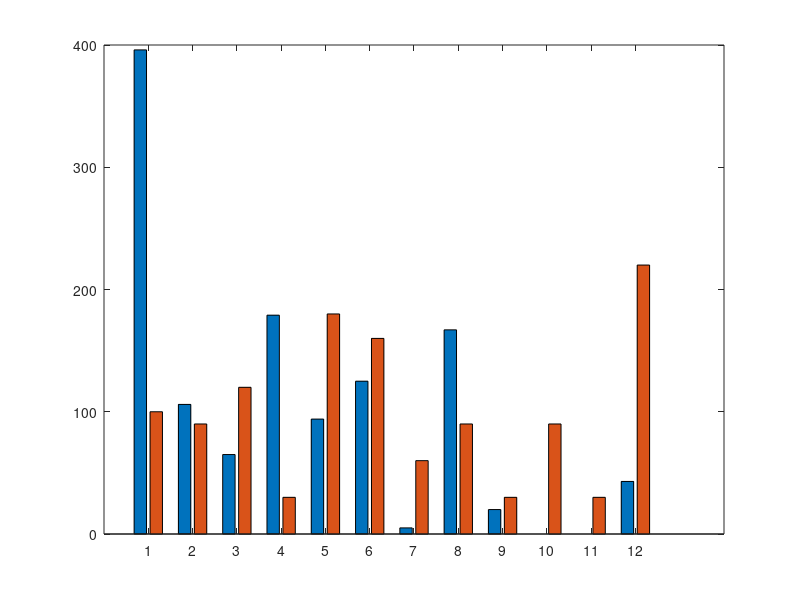

This figure's MATLAB source: (Note: this script raises an error after producing the figure.)
firstExperiment = zeros(1,12);
firstExperiment([1,6,12]) = round(120/3);

load IterativeExperimentResults_DUSP1_real_FIMopt_4_10rd
FIM_fim = FIMcurrentExptTrueSaved{end};

expFIM = firstExperiment;
for i = 1:9
    expFIM = expFIM + exptDesigns{i};
end

load IterativeExperimentResults_DUSP1_real_random_4_10rd
FIM_rand = FIMcurrentExptTrueSaved{end};
expRAND = firstExperiment;
for i = 1:9
    expRAND = expRAND + exptDesigns{i};
end

bar([expFIM',expRAND'])


%%
ModelTrue = SSIT; % Rename SSIT code to make changes with out changing the original code
ModelTrue.species = {'x1';'x2'}; % x1: number of on alleles,  x2: mRNA
ModelTrue.initialCondition = [0;0]; % Set initial conditions
ModelTrue.propensityFunctions = {'kon*IGR*(2-x1)';'koff*x1';'kr*x1';'gr*x2'}; % Set the propensity functions of the 4 reactions
% Associated stoichiometry of the four reactions
stoich = [1,0;   % Gene allele switching to on state
    -1,0;   % Gene allele switching to off state
    0,1;   % mRNA production
    0,-1]; % mRNA degredation
ModelTrue.stoichiometry = transpose(stoich);
% Input expression for time varying signals
ModelTrue.inputExpressions = {'IGR','kcn0/knc+(t>=0)*kcn1/(r1-knc)*(exp(-knc*t)-exp(-r1*t))'};
% Defining the values of each parameter used

ModelTrue.parameters=load('SGRS_model_v1.mat').SGRS_Model.parameters; % True model parameters after fitting to data

ModelTrue.fspOptions.initApproxSS = true;
        
fitParameters = [1:4];
timeDUSP1 = [0 10 20 30 40 50 60 75 90 120 150 180];
nT = length(timeDUSP1);
ModelTrue.tSpan = timeDUSP1;
ModelTrue.fspOptions.bounds(3:4) = [2.1,100];
fimMetric = 'TR1:4';

ModelTrue.pdoOptions.unobservedSpecies = {'x1'};

muLog10Prior = [-1 -1 -1 -2 -2 -2 -2 -2];
sigLog10Prior = [2 2 2 2 2 2 2 2];
ModelTrue.fittingOptions.modelVarsToFit = fitParameters;

% muLog10Prior = muLog10Prior(ModelTrue.fittingOptions.modelVarsToFit);
% sigLog10Prior = sigLog10Prior(ModelTrue.fittingOptions.modelVarsToFit);
% ModelTrue.fittingOptions.logPrior = @(p)-(log10(p(:))-muLog10Prior').^2./(2*sigLog10Prior'.^2);

nSamplesMH = 5000; % Number of MH Samples to run

intuitiveDesign = [20 0 20 0 20 0 20 0 20 0 0 20;
    30 0 0 30 0 0 30 0 0 0 30 0;
    0 0 0 40 0 0 40 0 0 40 0 0;
    0 0 0 40 0 0 0 40 0 40 0 0;
    0 0 0 0 40 0 40 0 0 40 0 0;
    0 0 40 0 40 0 0 40 0 0 0 0;
    40 0 0 0 40 0 0 0 0 0 0 0;
    0 0 0 40 0 0 0 40 0 40 0 0;
    0 0 0 0 40 0 40 0 0 40 0 0;
    80 0 0 0 40 0 0 0 0 0 0 0];

% Total number of new cells allowed in each experiment
numCellsPerExperiment = 120;
ModelTrue = ModelTrue.formPropensitiesGeneral('DUSP1_tmp',true);
ModelTrue.fspOptions.fspTol = 1e-6;
ModelTrue.fspOptions.verbose = true;
[ModelSolution,ModelTrue.fspOptions.bounds] = ModelTrue.solve;

%%
FIM = ModelTrue.computeFIM([],'log');
FIMTotal_FIMExpt = ModelTrue.totalFim(FIM,expFIM);
FIMTotal_RandExpt = ModelTrue.totalFim(FIM,expRAND);

det_FimExpt = det((FIMTotal_FIMExpt{1}(1:4,1:4))^-1)
det_RandExpt = det((FIMTotal_RandExpt{1}(1:4,1:4))^-1)

% maxEV_fim = max(eig((FIMTotal_FIMExpt{1}(1:4,1:4))^-1))
% maxEV_rand = max(eig((FIMTotal_RandExpt{1}(1:4,1:4))^-1))

detFimTrueInv_fim_Josh = det((FIM_fim{1}(1:4,1:4))^-1)
detFimTrueInv_rand_Josh = det((FIM_rand{1}(1:4,1:4))^-1)

optimum = ModelTrue.optimizeCellCounts(FIM,sum(expRAND),'TR1:4');
FIMTotal_Optimum = ModelTrue.totalFim(FIM,optimum);
det_Fim_Opt = det((FIMTotal_Optimum{1}(1:4,1:4))^-1)




